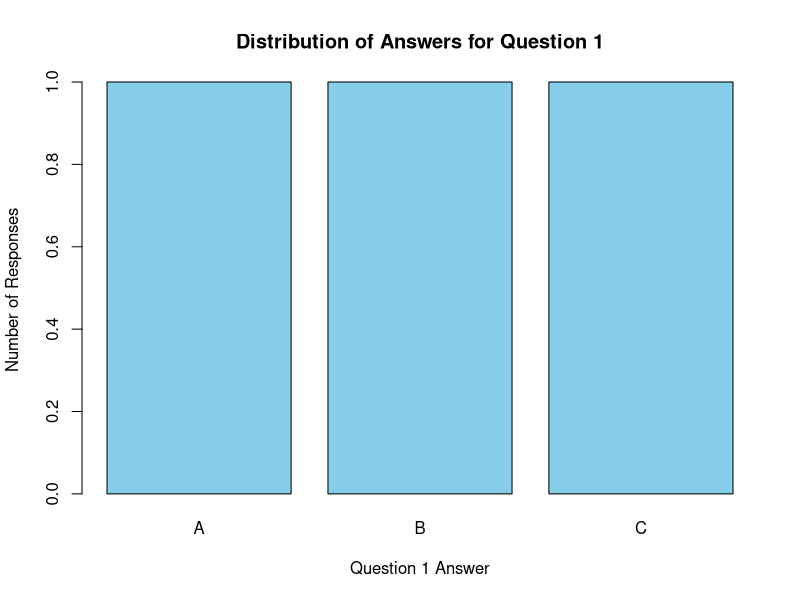

Here is the R script that generated this plot:
# Question 1 responses
q1 <- c("A", "B", "C")

# Count each response
q1_count <- table(q1)

# Grouped bar chart
barplot(
  q1_count,
  beside = TRUE,
  names.arg = names(q1_count),
  xlab = "Question 1 Answer",
  ylab = "Number of Responses",
  main = "Distribution of Answers for Question 1",
  col = "skyblue"
)
